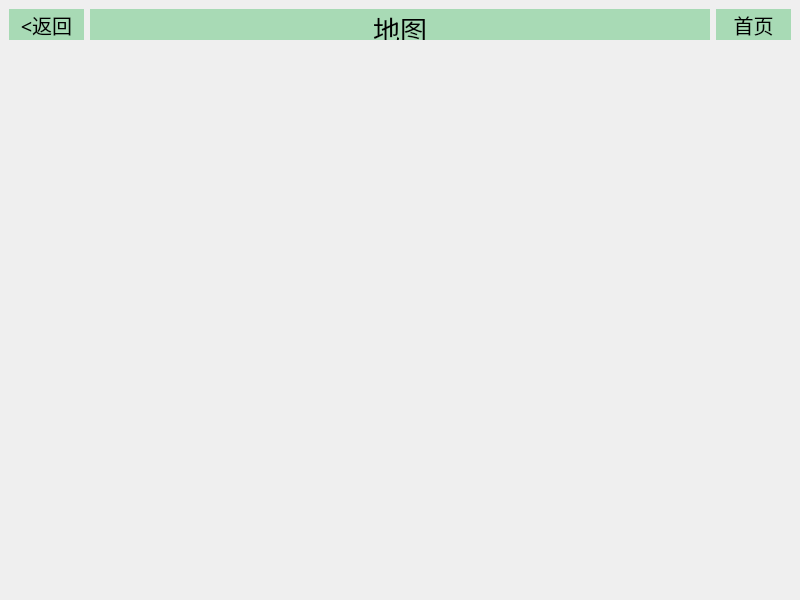
<?xml version="1.0" encoding="UTF-8"?>
<ui version="4.0">
 <class>map_up</class>
 <widget class="QMainWindow" name="map_up">
  <property name="geometry">
   <rect>
    <x>0</x>
    <y>0</y>
    <width>800</width>
    <height>600</height>
   </rect>
  </property>
  <property name="windowTitle">
   <string>MainWindow</string>
  </property>
  <widget class="QWidget" name="centralwidget">
   <layout class="QVBoxLayout" name="verticalLayout_2">
    <item>
     <layout class="QVBoxLayout" name="verticalLayout">
      <item>
       <layout class="QHBoxLayout" name="top">
        <item>
         <widget class="QPushButton" name="back">
          <property name="enabled">
           <bool>false</bool>
          </property>
          <property name="minimumSize">
           <size>
            <width>75</width>
            <height>31</height>
           </size>
          </property>
          <property name="maximumSize">
           <size>
            <width>75</width>
            <height>31</height>
           </size>
          </property>
          <property name="font">
           <font>
            <family>宋体</family>
            <pointsize>15</pointsize>
            <italic>false</italic>
            <bold>false</bold>
            <stylestrategy>PreferDefault</stylestrategy>
            <hintingpreference>PreferDefaultHinting</hintingpreference>
           </font>
          </property>
          <property name="layoutDirection">
           <enum>Qt::LayoutDirection::LeftToRight</enum>
          </property>
          <property name="styleSheet">
           <string notr="true">color:rgb(0, 0, 0);
font: 15pt &quot;宋体&quot;;
background-color: rgb(168,218,181);
border-color: rgb(168,218,181);
border-radius: 0px;</string>
          </property>
          <property name="text">
           <string>&lt;返回</string>
          </property>
          <property name="autoRepeatInterval">
           <number>100</number>
          </property>
         </widget>
        </item>
        <item>
         <widget class="QLabel" name="page_name">
          <property name="minimumSize">
           <size>
            <width>0</width>
            <height>31</height>
           </size>
          </property>
          <property name="maximumSize">
           <size>
            <width>16777215</width>
            <height>31</height>
           </size>
          </property>
          <property name="font">
           <font>
            <family>宋体</family>
            <pointsize>20</pointsize>
            <italic>false</italic>
            <bold>false</bold>
           </font>
          </property>
          <property name="layoutDirection">
           <enum>Qt::LayoutDirection::LeftToRight</enum>
          </property>
          <property name="styleSheet">
           <string notr="true">color:rgb(0, 0, 0);
font: 20pt &quot;宋体&quot;;
background-color: rgb(168,218,181);
</string>
          </property>
          <property name="text">
           <string>&lt;html&gt;&lt;head/&gt;&lt;body&gt;&lt;p&gt;地图&lt;/p&gt;&lt;/body&gt;&lt;/html&gt;</string>
          </property>
          <property name="alignment">
           <set>Qt::AlignmentFlag::AlignCenter</set>
          </property>
         </widget>
        </item>
        <item>
         <widget class="QPushButton" name="home_page">
          <property name="enabled">
           <bool>false</bool>
          </property>
          <property name="minimumSize">
           <size>
            <width>75</width>
            <height>31</height>
           </size>
          </property>
          <property name="maximumSize">
           <size>
            <width>75</width>
            <height>31</height>
           </size>
          </property>
          <property name="font">
           <font>
            <family>宋体</family>
            <pointsize>15</pointsize>
            <italic>false</italic>
            <bold>false</bold>
            <stylestrategy>PreferDefault</stylestrategy>
            <hintingpreference>PreferDefaultHinting</hintingpreference>
           </font>
          </property>
          <property name="layoutDirection">
           <enum>Qt::LayoutDirection::LeftToRight</enum>
          </property>
          <property name="styleSheet">
           <string notr="true">color:rgb(0, 0, 0);
font: 15pt &quot;宋体&quot;;
background-color: rgb(168,218,181);
border-color: rgb(168,218,181);
border-radius: 0px;</string>
          </property>
          <property name="text">
           <string>首页</string>
          </property>
          <property name="autoRepeatInterval">
           <number>100</number>
          </property>
         </widget>
        </item>
       </layout>
      </item>
      <item>
       <spacer name="verticalSpacer">
        <property name="orientation">
         <enum>Qt::Orientation::Vertical</enum>
        </property>
        <property name="sizeHint" stdset="0">
         <size>
          <width>20</width>
          <height>40</height>
         </size>
        </property>
       </spacer>
      </item>
     </layout>
    </item>
   </layout>
  </widget>
 </widget>
 <resources/>
 <connections/>
</ui>
